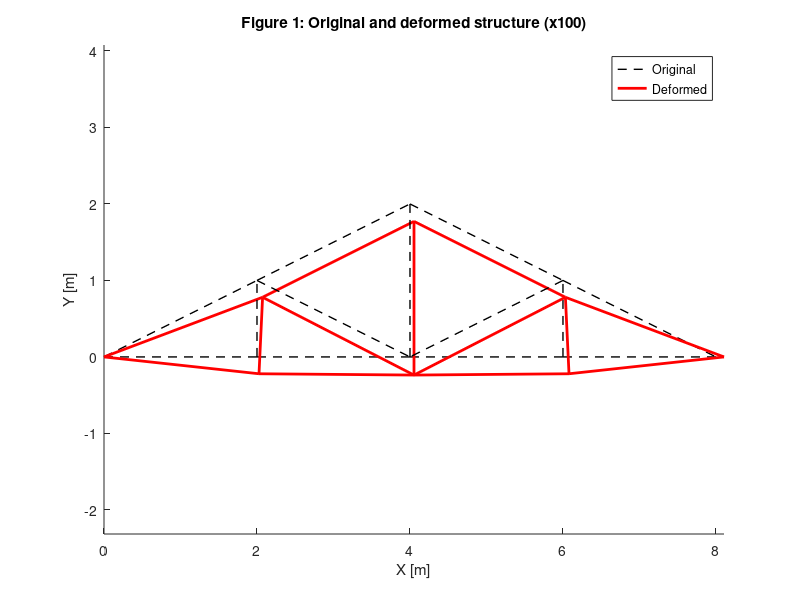
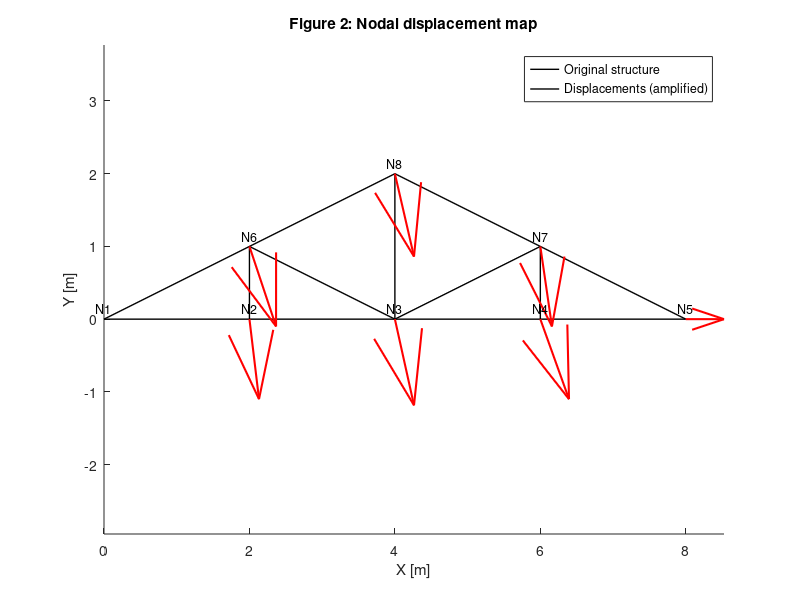
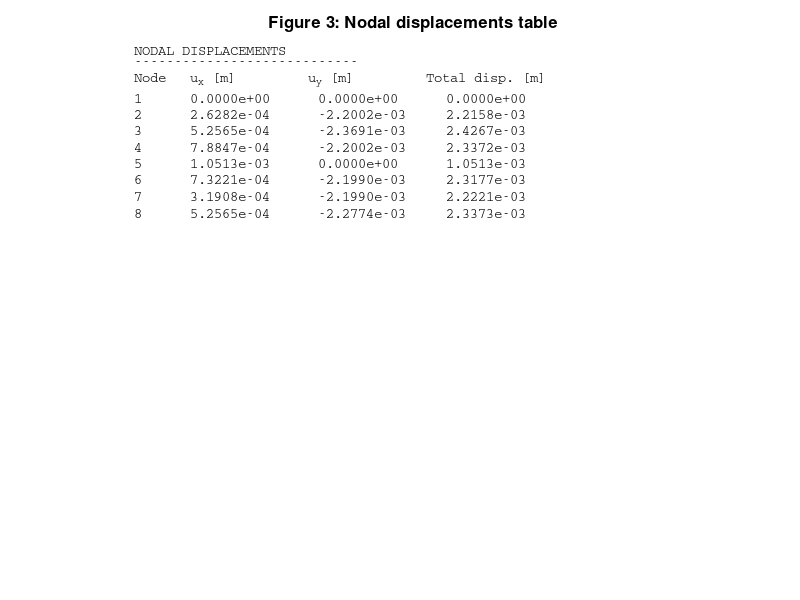
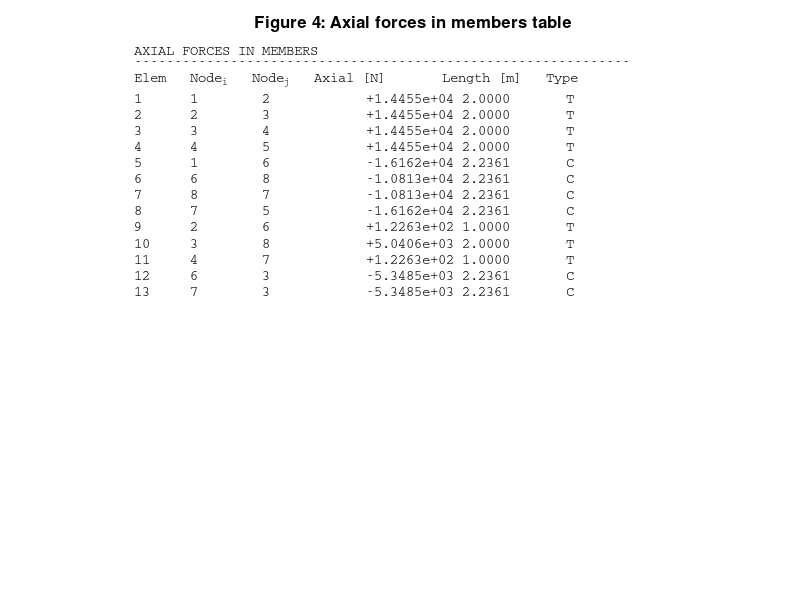

The MATLAB source for these figures, in order: (Note: this script raises an error after producing the figures.)
% % Howe Truss
% Model B Assignment – Structures
clear all; close all; clc;
%% MATERIAL AND GEOMETRY DATA
E = 11e9;            % Approximate Young's modulus for wood (Pa)
rho = 500;           % Wood density (kg/m³)
g = 9.81;            % Gravity acceleration (m/s²)
A = 0.01;            % Cross-sectional area (m²)
%% NODES AND ELEMENTS
nodes = [0 0; 2 0; 4 0; 6 0; 8 0; 2 1; 6 1; 4 2];
elements = [1 2; 2 3; 3 4; 4 5;
           1 6; 6 8; 8 7; 7 5;
           2 6; 3 8; 4 7; 6 3; 7 3];
nn = size(nodes,1);
ne = size(elements,1);
ndof = 2;                  % DOF per node (u_x and u_y)
ngdl = nn * ndof;          % total DOF in the structure
K = zeros(ngdl);           % global stiffness matrix (ngdl×ngdl)
f = zeros(ngdl,1);         % global force vector (ngdl×1)
% Gauss points and weights (2-point integration)
xi_gauss = [-1/sqrt(3),  1/sqrt(3)];
w_gauss = [1, 1];
%% ASSEMBLE GLOBAL STIFFNESS MATRIX
for e = 1:ne
  ni = elements(e,1); nj = elements(e,2);
  xi = nodes(ni,1); yi = nodes(ni,2);
  xj = nodes(nj,1); yj = nodes(nj,2);
  L = norm([xj - xi, yj - yi]);
  c = (xj - xi)/L;
  s = (yj - yi)/L;
  J = L / 2;
  % Local stiffness matrix integration
  k_local = zeros(2);
  for gp = 1:length(xi_gauss)
      wi = w_gauss(gp);
      dN_dxi = [-0.5; 0.5];
      B = dN_dxi / J;
      k_local = k_local + (B * B') * E * A * J * wi;
  end
  % Rotate to global coordinates and assemble
  T_rot = [ c,  s, 0, 0;
            0,  0, c, s];
  k_global = T_rot' * k_local * T_rot;
  gdls = [2*ni-1, 2*ni, 2*nj-1, 2*nj];
  K(gdls, gdls) = K(gdls, gdls) + k_global;
  % Self-weight load as vertical nodal forces
  w_line = rho * A * g;
  fy = w_line * L / 2;
  f(2*ni) = f(2*ni) - fy;
  f(2*nj) = f(2*nj) - fy;
end
% Additional vertical loads (snow and slate, 2kN/m)
w_extra = 1000 + 1000;  % N/m
roof_bars = [5 6 7 8];
for e = roof_bars
  ni = elements(e,1); nj = elements(e,2);
  xi = nodes(ni,1); yi = nodes(ni,2);
  xj = nodes(nj,1); yj = nodes(nj,2);
  L = norm([xj - xi, yj - yi]);
  fy = w_extra * L / 2;
  f(2*ni) = f(2*ni) - fy;
  f(2*nj) = f(2*nj) - fy;
end
%% BOUNDARY CONDITIONS (node 1 fixed, node 5 on roller)
fixed = [1 2 10];  % Node 1 fixed in X and Y (1,2) and node 5 fixed only in Y (10)
free = setdiff(1:ngdl, fixed);
u = zeros(ngdl,1);
u(free) = K(free, free) \ f(free);
%% CALCULATION OF AXIAL FORCES IN MEMBERS
axial_force = zeros(ne,1);
for e = 1:ne
  ni = elements(e,1); nj = elements(e,2);
  xi = nodes(ni,1); yi = nodes(ni,2);
  xj = nodes(nj,1); yj = nodes(nj,2);
  L = norm([xj - xi, yj - yi]);
  c = (xj - xi)/L; s = (yj - yi)/L;
  gdls = [2*ni-1 2*ni 2*nj-1 2*nj];
  u_elem = u(gdls);
  delta = [-c -s c s] * u_elem;
  axial_force(e) = E * A / L * delta;
end
%% GLOBAL RESULTS
u_disp = u(1:2:end);
v_disp = u(2:2:end);
total_disp = sqrt(u_disp.^2 + v_disp.^2);
[max_disp, idx_max] = max(total_disp);
axial_max = max(axial_force);
axial_min = min(axial_force);
fprintf('Axial max: %+8.2f N\n', axial_max);
fprintf('Axial min: %+8.2f N\n', axial_min);
H = ne + length(fixed) - 2*nn;
fprintf('Hyperstatic degree H = %d\n', H);
if H == 0
  fprintf('The structure is STATCIALLY DETERMINATE (H = 0).\n');
elseif H > 0
  fprintf('The structure is HYPERSTATIC with %d redundancies.\n', H);
else
  fprintf('The structure is a MECHANISM (missing %d constraints).\n', -H);
end
%% FIGURE 1: ORIGINAL VS. DEFORMED STRUCTURE (WITHOUT COLORS)
scale = 100;
u_disp = u(1:2:end);
v_disp = u(2:2:end);
nodes_def = nodes + scale * [u_disp v_disp];
figure(1); clf; hold on; axis equal;
title(['Figure 1: Original and deformed structure (x' num2str(scale) ')']);
xlabel('X [m]'); ylabel('Y [m]');
set(gca, 'FontSize', 10);
for e = 1:ne
  ni = elements(e,1);
  nj = elements(e,2);
  % Coordinates
  x_orig = [nodes(ni,1), nodes(nj,1)];
  y_orig = [nodes(ni,2), nodes(nj,2)];
  x_def = [nodes_def(ni,1), nodes_def(nj,1)];
  y_def = [nodes_def(ni,2), nodes_def(nj,2)];
  % Plot original and deformed
  plot(x_orig, y_orig, 'k--', 'LineWidth', 1);
  plot(x_def, y_def, 'r-', 'LineWidth', 2);
end
legend('Original', 'Deformed', 'Location', 'best');
figure(11); clf; hold on; axis equal;
title('Figure 1.1: Axial force map on deformed structure');
xlabel('X [m]'); ylabel('Y [m]');
set(gca,'FontSize',10);
colormap jet
cmap     = colormap;
n_colors = size(cmap,1);
axial_abs_max = max(abs(axial_force));  % absolute maximum
% Min and max line widths
lw_min = 0.5;
lw_max = 5;
for e = 1:ne
  ni = elements(e,1); nj = elements(e,2);
  x_def = [nodes_def(ni,1), nodes_def(nj,1)];
  y_def = [nodes_def(ni,2), nodes_def(nj,2)];
   % Normalize force between –1 and +1
  t = axial_force(e) / axial_abs_max;
  % Color index
  idx = round(((t + 1)/2)*(n_colors-1)) + 1;
  col = cmap(min(max(idx,1),n_colors),:);
   % Line width proportional to |force|
  lw = lw_min + (lw_max - lw_min)*(abs(axial_force(e)) / axial_abs_max);
   % Plot
  plot(x_def, y_def, '-', 'LineWidth', lw, 'Color', col);
   % Label value
  xm = mean(x_def); ym = mean(y_def);
  text(xm, ym, sprintf('%+.0f N', axial_force(e)), ...
       'FontSize', 8, 'Color', 'k', 'HorizontalAlignment','center');
end
cb = colorbar;
caxis([-axial_abs_max, axial_abs_max]);
ylabel(cb, 'Axial force [N]');
%% FIGURE 2: NODAL DISPLACEMENT MAP (ARROWS)
figure(2); clf; hold on; axis equal;
title('Figure 2: Nodal displacement map');
xlabel('X [m]'); ylabel('Y [m]');
set(gca, 'FontSize', 10);
% Plot original structure
for e = 1:ne
  ni = elements(e,1); nj = elements(e,2);
  plot([nodes(ni,1), nodes(nj,1)], [nodes(ni,2), nodes(nj,2)], 'k-', 'LineWidth', 1);
end
% Arrow amplification factor
scale_arrow = 500;
% Draw displacements as arrows
for i = 1:nn
  x = nodes(i,1);
  y = nodes(i,2);
  ux = u(2*i - 1);
  uy = u(2*i);
  quiver(x, y, scale_arrow*ux, scale_arrow*uy, 0, ...
      'Color','r', 'MaxHeadSize', 0.5, 'LineWidth', 1.5);
end
% Optional node labels
for i = 1:nn
  text(nodes(i,1), nodes(i,2)+0.15, sprintf('N%d', i), ...
      'FontSize', 9, 'HorizontalAlignment','center');
end
legend('Original structure', 'Displacements (amplified)');
%% FIGURE 3: IMPROVED NODAL DISPLACEMENT TABLE
figure(3); clf; axis off;
title('Figure 3: Nodal displacements table', 'FontSize', 12);
% Headers
table_txt = cell(nn + 3, 1);
table_txt{1} = 'NODAL DISPLACEMENTS';
table_txt{2} = '----------------------------';
table_txt{3} = sprintf('%-6s %-15s %-15s %-18s', 'Node', 'u_x [m]', 'u_y [m]', 'Total disp. [m]');
% Table content
for i = 1:nn
  ux = u(2*i - 1);
  uy = u(2*i);
  utot = sqrt(ux^2 + uy^2);
  table_txt{i + 3} = sprintf('%-6d %-15.4e %-15.4e %-18.4e', i, ux, uy, utot);
end
% Display as text
text(0.05, 1, table_txt, 'FontName','Courier', 'FontSize', 10, 'VerticalAlignment','top');
%% FIGURE 4: ENHANCED AXIAL FORCE TABLE WITH LENGTH AND TYPE
tol_axial = 1e-3;  % Threshold to consider zero force
figure(4); clf; axis off;
title('Figure 4: Axial forces in members table', 'FontSize', 12);
% Headers
table_axial = cell(ne + 3, 1);
table_axial{1} = 'AXIAL FORCES IN MEMBERS';
table_axial{2} = '--------------------------------------------------------------';
table_axial{3} = sprintf('%-6s %-8s %-8s %-15s %-12s %-12s', ...
                       'Elem', 'Node_i', 'Node_j', 'Axial [N]', 'Length [m]', 'Type');
% Table rows
for e = 1:ne
  ni = elements(e,1);
  nj = elements(e,2);
  xi = nodes(ni,1); yi = nodes(ni,2);
  xj = nodes(nj,1); yj = nodes(nj,2);
  L = norm([xj - xi, yj - yi]);
  N = axial_force(e);
  type = 'U';  % Undetermined by default
  if abs(N) < tol_axial
      N = 0;
      type = 'U';  % U = Unloaded
  elseif N > 0
      type = 'T';  % Tension
  elseif N < 0
      type = 'C';  % Compression
  end
  table_axial{e + 3} = sprintf('%-6d %-8d %-8d %+15.4e %-12.4f %-12s', ...
                               e, ni, nj, N, L, type);
end
% Display as text
text(0.05, 1, table_axial, 'FontName','Courier', 'FontSize', 10, 'VerticalAlignment','top');
%% FIGURE 5: LOAD SCHEME
figure(5); clf; hold on; axis equal;
title('Figure 5: Applied load scheme');
xlabel('X [m]'); ylabel('Y [m]');
set(gca, 'FontSize', 10);
% Draw structure
for e = 1:ne
  ni = elements(e,1); nj = elements(e,2);
  plot([nodes(ni,1), nodes(nj,1)], [nodes(ni,2), nodes(nj,2)], 'k-', 'LineWidth', 1.2);
end
% Members with distributed vertical load
roof_bars = [5 6 7 8];
w_total = 2049.05;  % N/m (self-weight + snow + slate)
for e = roof_bars
  ni = elements(e,1);
  nj = elements(e,2);
  xi = nodes(ni,1); yi = nodes(ni,2);
  xj = nodes(nj,1); yj = nodes(nj,2);
  xm = mean([xi, xj]);  % midpoint
  ym = mean([yi, yj]);
  % Draw downward arrow
  quiver(xm, ym + 0.3, 0, -0.3, 0, 'Color', 'blue', 'LineWidth', 1.5, 'MaxHeadSize', 2);
   % Label with value
  text(xm, ym + 0.35, sprintf('%.0f N/m', w_total), ...
       'HorizontalAlignment','center', 'FontSize', 9, 'Color','blue');
end
% Label the load type
text(0.5, max(nodes(:,2))+0.8, 'Vertical load = Self-weight + Snow + Slate', ...
   'FontSize', 10, 'Color', 'black');
% Optional: node numbering
for i = 1:nn
  text(nodes(i,1), nodes(i,2) - 0.2, sprintf('N%d', i), ...
      'FontSize', 8, 'HorizontalAlignment','center');
end
%% FIGURE 6: SUPPORTS AND BOUNDARY CONDITIONS SCHEME
figure(6); clf; hold on; axis equal;
title('Figure 6: Supports and boundary conditions');
xlabel('X [m]'); ylabel('Y [m]');
set(gca, 'FontSize', 10);
% Draw members (structure)
h_bars = gobjects(1,1);
for e = 1:ne
  ni = elements(e,1);
  nj = elements(e,2);
  h_bars = plot([nodes(ni,1), nodes(nj,1)], [nodes(ni,2), nodes(nj,2)], 'k-', 'LineWidth', 1.2);
end
% Draw nodes
h_nodes = plot(nodes(:,1), nodes(:,2), 'ko', 'MarkerFaceColor','k');
% Fixed support – Node 1
n1 = 1; x1 = nodes(n1,1); y1 = nodes(n1,2);
h_fixed = plot(x1, y1, 's', 'MarkerSize', 10, 'MarkerEdgeColor','b', 'MarkerFaceColor','b');
text(x1, y1 - 0.25, 'Fixed support (u_x, u_y)', 'HorizontalAlignment','center', 'FontSize', 9, 'Color','b');
% Roller support – Node 5
n5 = 5; x5 = nodes(n5,1); y5 = nodes(n5,2);
h_roller = plot(x5, y5, 'o', 'MarkerSize', 10, 'MarkerEdgeColor','r', 'MarkerFaceColor','r');
text(x5, y5 - 0.25, 'Roller support (u_y)', 'HorizontalAlignment','center', 'FontSize', 9, 'Color','r');
% Node labels
for i = 1:nn
  text(nodes(i,1), nodes(i,2) + 0.2, sprintf('N%d', i), 'HorizontalAlignment','center', 'FontSize', 9);
end
% Clear legend
legend([h_bars, h_nodes, h_fixed, h_roller], ...
     {'Members', 'Nodes', 'Fixed support', 'Roller support'}, ...
     'Location', 'northeastoutside');
%% FIGURE 7: GLOBAL RESULTS SUMMARY
figure(7); clf; axis off;
title('Figure 7: Global results summary', 'FontSize', 12);
% Summary content
summary = {
  'GLOBAL RESULTS SUMMARY';
  '--------------------------------------------';
  sprintf('Node with max displacement: %d', idx_max);
  sprintf('Max total displacement: %.4e m', max_disp);
  sprintf('Max axial force: %+10.2f N', axial_max);
  sprintf('Min axial force: %+10.2f N', axial_min);
};
% Display as text
text(0.05, 1, summary, 'FontName','Courier', 'FontSize', 10, 'VerticalAlignment','top');
%% CALCULATION OF HYPERSTATIC DEGREE
b = ne;               % number of members
r = length(fixed);    % number of reaction unknowns (fixed components)
j = nn;               % number of nodes
H = b + r - 2*j;      % hyperstaticity formula
fprintf('\nHyperstatic degree H = %d\n', H);
if H == 0
  fprintf('The structure is STATCIALLY DETERMINATE (H = 0).\n');
elseif H > 0
  fprintf('The structure is HYPERSTATIC with %d redundancies.\n', H);
else
  fprintf('The structure is a MECHANISM (missing %d constraints).\n', -H);
end
%% Tim Zurbiggen & Roger Marqués – 20 May 2025
% Structural Engineering – Master’s in Civil Engineering

